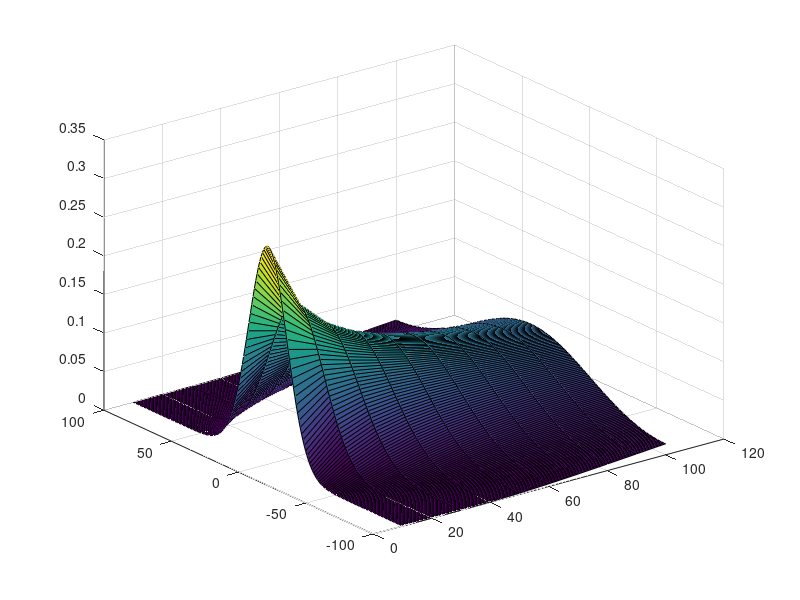
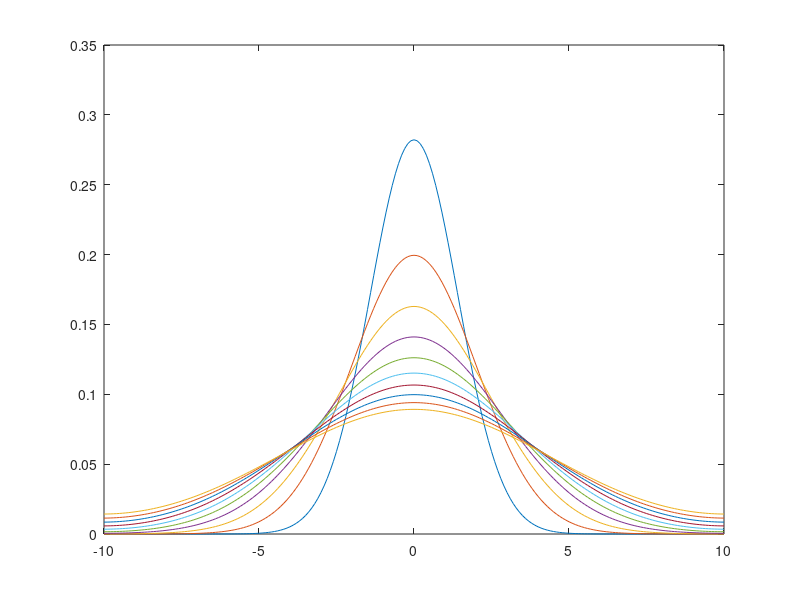
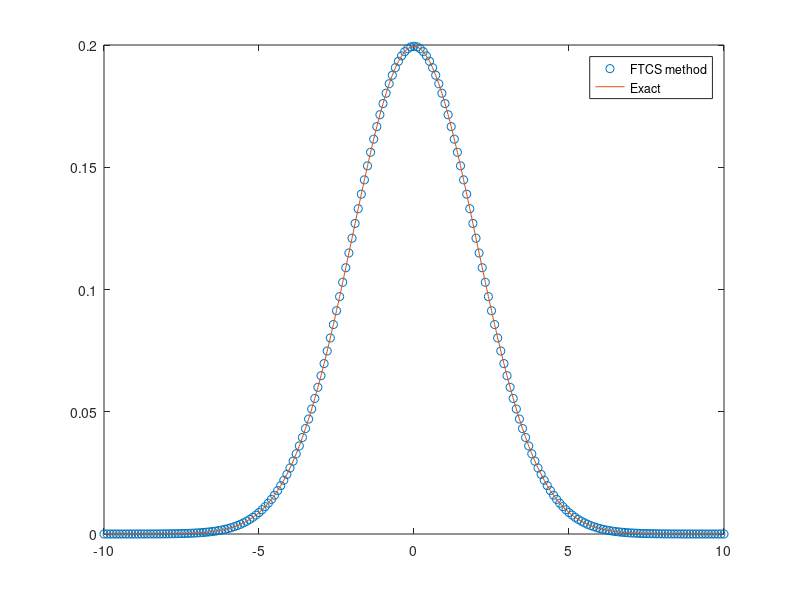

Write the MATLAB code that produced these figures, in order.
%**************************************************************************
%*     Example 12.1                                                       *
%*     filename: ch12pr01.m                                               *
%*     program listing number: 12.1                                       *
%*                                                                        *
%*     This program solves a diffusion equation using the forward time    *
%*     centered space method.                                             *
%*                                                                        *
%*     Programed by Ryoichi Kawai for Computational Physics Course.       *
%*     Last modification:  02/15/2014.                                    *
%**************************************************************************
close all;
clear all;
% parameters
D=0.1; % diffusion constant
N=201; % number of grids
N1=(N-1)/2;
dx=0.1; % spacial step
R = 0.1; % D*dt/dx^2
dt=dx^2/D *R;  % time step

x=(-N1:N1)*dx; % spatial coordinates

M=10; % number of sample point.
tmax=10000; % total time steps
MS=tmax/M;

rho0=zeros(N,1);  % initial density profile
rho0(N1+1)=1.0/dx;

% allocate arrays
rho1=zeros(N,1);
rho=zeros(N,M);
t=zeros(M,1);

k=0;
for j=1:tmax
    rho1(1)=(1-R)*rho0(1)+R*rho0(2);  % left boundary
    rho1(N)=(1-R)*rho0(N)+R*rho0(N-1);  % right boundary
    for i=2:N-1
        rho1(i)=rho0(i)*(1-2*R)+R*(rho0(i+1)+rho0(i-1));
    end
    rho0=rho1;
    if mod(j,MS)==0  % record the results
        k=k+1;
        t(k)=j*dt;
        rho(:,k)=rho0(:);
    end
end

figure(1)
surf(t,(-N1:N1),rho)
    
figure(2)
for i=1:M
    plot(x,rho(:,i))
    hold on
end
hold off

figure(3)
f=1/sqrt(2*pi)*1/sqrt(2*D*t(2))*exp(-x.^2/(4*D*t(2))); % exact
plot(x,rho(:,2),'o',x,f)
legend('FTCS method','Exact')
